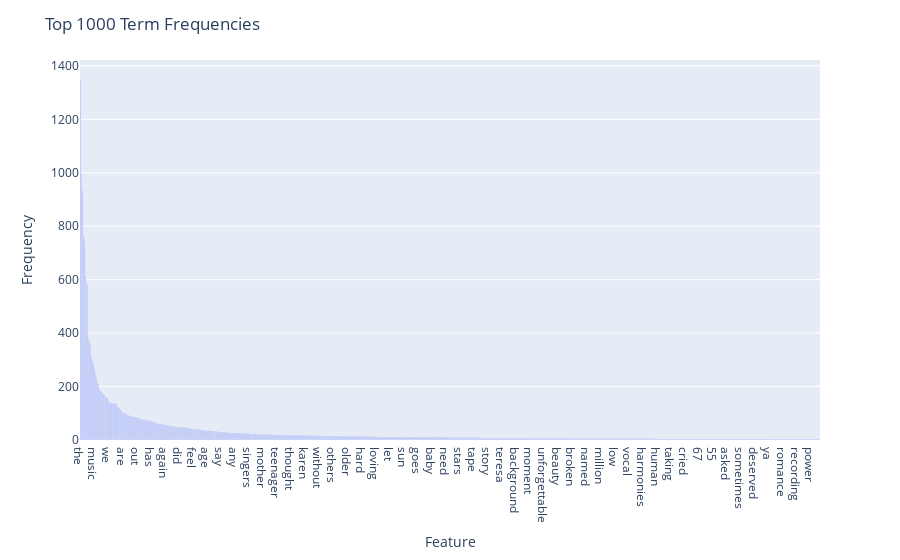

Notebook code for this chart:
### Markdown cell above
### >>> **Exercise 14 (take home):** 
Additionally, you can attempt to sort the terms on the `x-axis` by frequency instead of in alphabetical order. This way the visualization is more meaninfgul and you will be able to observe the so called [long tail](https://en.wikipedia.org/wiki/Long_tail) (get familiar with this term since it will appear a lot in data mining and other statistics courses). see picture below

![alt txt](https://upload.wikimedia.org/wikipedia/commons/thumb/8/8a/Long_tail.svg/1000px-Long_tail.svg.png)

### Code cell
df = pd.DataFrame(
    {
        "Feature": count_vect.get_feature_names_out(),
        "Frequency": term_frequencies,
    }
)

df = df.sort_values(by="Frequency", ascending=False).head(1000)

fig = px.bar(df, x="Feature", y="Frequency")
fig.update_layout(
    title=f"Top 1000 Term Frequencies",
)

fig.show()

### Figure 1 — Plotly figure (JSON) as saved in the notebook; plotly's stock layout.template omitted (floating-point values rounded to 4 significant figures; data arrays with more than 128 entries replaced by an {"elided": "..."} marker saying what was removed)
{"data": [{"alignmentgroup": "True", "hovertemplate": "Feature=%{x}<br>Frequency=%{y}<extra></extra>", "legendgroup": "", "marker": {"color": "#636efa", "pattern": {"shape": ""}}, "name": "", "offsetgroup": "", "orientation": "v", "showlegend": false, "textposition": "auto", "type": "bar", "x": {"elided": "1000 str values"}, "xaxis": "x", "y": {"elided": "1000 int values"}, "yaxis": "y"}], "layout": {"barmode": "relative", "legend": {"tracegroupgap": 0}, "margin": {"t": 60}, "title": {"text": "Top 1000 Term Frequencies"}, "xaxis": {"anchor": "y", "domain": [0, 1], "title": {"text": "Feature"}}, "yaxis": {"anchor": "x", "domain": [0, 1], "title": {"text": "Frequency"}}}}
